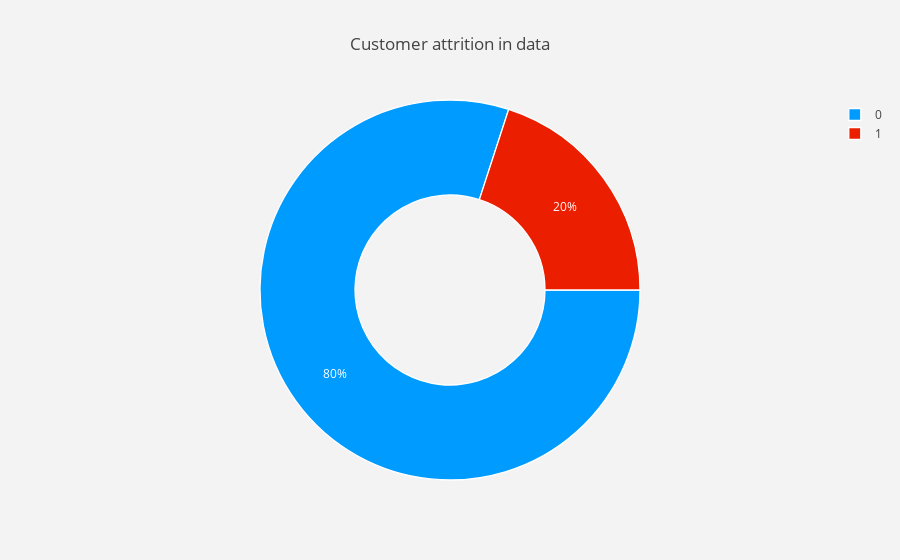

The cell this chart's notebook holds for it:
### Markdown cell above
# Exploratory data analysis

### Code cell
#Let's plot the churn on a pie chart

#labels
lab = adv_churn["churn"].value_counts().keys().tolist()
#values
val = adv_churn["churn"].value_counts().values.tolist()

trace = go.Pie(labels = lab ,
               values = val ,
               marker = dict(colors =  [ 'rgb(0,155,255)' ,'rgb(235,30,0)'],
                             line = dict(color = "white",
                                         width =  1.3)
                            ),
               rotation = 90,
               hoverinfo = "label+value+text",
               hole = .5,
              )
layout = go.Layout(dict(title = "Customer attrition in data",
                        plot_bgcolor  = "rgb(243,243,243)",
                        paper_bgcolor = "rgb(243,243,243)",
                       )
                  )

data = [trace]
fig = go.Figure(data = data,layout = layout)
py.iplot(fig)

### Figure 1 — Plotly figure (JSON) as saved in the notebook; plotly's stock layout.template omitted (floating-point values rounded to 4 significant figures)
{"data": [{"hole": 0.5, "hoverinfo": "label+value+text", "labels": [0, 1], "marker": {"colors": ["rgb(0,155,255)", "rgb(235,30,0)"], "line": {"color": "white", "width": 1.3}}, "rotation": 90, "type": "pie", "uid": "35c0c49c-9289-48ec-a09a-87b30e154cf9", "values": [8000, 2000]}], "layout": {"paper_bgcolor": "rgb(243,243,243)", "plot_bgcolor": "rgb(243,243,243)", "title": "Customer attrition in data"}}
